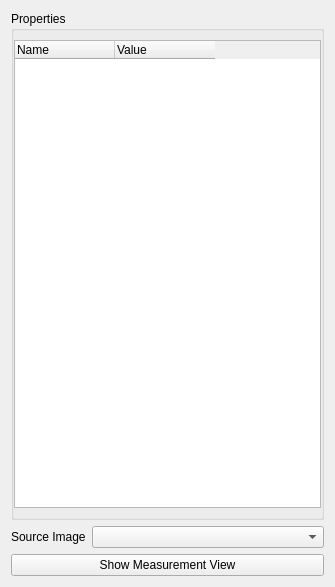
<?xml version="1.0" encoding="UTF-8"?>
<ui version="4.0">
 <class>MeasureObjProp</class>
 <widget class="QWidget" name="MeasureObjProp">
  <property name="geometry">
   <rect>
    <x>0</x>
    <y>0</y>
    <width>335</width>
    <height>587</height>
   </rect>
  </property>
  <property name="windowTitle">
   <string>Form</string>
  </property>
  <layout class="QVBoxLayout" name="verticalLayout">
   <item>
    <widget class="QGroupBox" name="groupBox_2">
     <property name="title">
      <string>Properties</string>
     </property>
     <layout class="QGridLayout" name="gridLayout_2">
      <property name="leftMargin">
       <number>0</number>
      </property>
      <property name="rightMargin">
       <number>0</number>
      </property>
      <item row="1" column="0">
       <widget class="QTableWidget" name="propTable">
        <property name="sizePolicy">
         <sizepolicy hsizetype="Preferred" vsizetype="Minimum">
          <horstretch>0</horstretch>
          <verstretch>0</verstretch>
         </sizepolicy>
        </property>
        <property name="minimumSize">
         <size>
          <width>0</width>
          <height>120</height>
         </size>
        </property>
        <property name="verticalScrollBarPolicy">
         <enum>Qt::ScrollBarAsNeeded</enum>
        </property>
        <property name="horizontalScrollBarPolicy">
         <enum>Qt::ScrollBarAsNeeded</enum>
        </property>
        <property name="alternatingRowColors">
         <bool>true</bool>
        </property>
        <property name="selectionMode">
         <enum>QAbstractItemView::NoSelection</enum>
        </property>
        <property name="textElideMode">
         <enum>Qt::ElideNone</enum>
        </property>
        <property name="verticalScrollMode">
         <enum>QAbstractItemView::ScrollPerPixel</enum>
        </property>
        <property name="horizontalScrollMode">
         <enum>QAbstractItemView::ScrollPerPixel</enum>
        </property>
        <property name="showGrid">
         <bool>false</bool>
        </property>
        <property name="wordWrap">
         <bool>true</bool>
        </property>
        <attribute name="horizontalHeaderCascadingSectionResizes">
         <bool>true</bool>
        </attribute>
        <attribute name="horizontalHeaderDefaultSectionSize">
         <number>100</number>
        </attribute>
        <attribute name="horizontalHeaderStretchLastSection">
         <bool>false</bool>
        </attribute>
        <attribute name="verticalHeaderCascadingSectionResizes">
         <bool>true</bool>
        </attribute>
        <column>
         <property name="text">
          <string>Name</string>
         </property>
         <property name="textAlignment">
          <set>AlignLeft|AlignVCenter</set>
         </property>
        </column>
        <column>
         <property name="text">
          <string>Value</string>
         </property>
         <property name="textAlignment">
          <set>AlignLeft|AlignVCenter</set>
         </property>
        </column>
       </widget>
      </item>
     </layout>
    </widget>
   </item>
   <item>
    <layout class="QHBoxLayout" name="horizontalLayout">
     <item>
      <widget class="QLabel" name="label">
       <property name="sizePolicy">
        <sizepolicy hsizetype="Maximum" vsizetype="Preferred">
         <horstretch>0</horstretch>
         <verstretch>0</verstretch>
        </sizepolicy>
       </property>
       <property name="text">
        <string>Source Image</string>
       </property>
      </widget>
     </item>
     <item>
      <widget class="QComboBox" name="srcBox"/>
     </item>
    </layout>
   </item>
   <item>
    <widget class="QPushButton" name="showButton">
     <property name="sizePolicy">
      <sizepolicy hsizetype="Expanding" vsizetype="Fixed">
       <horstretch>0</horstretch>
       <verstretch>0</verstretch>
      </sizepolicy>
     </property>
     <property name="text">
      <string>Show Measurement View</string>
     </property>
    </widget>
   </item>
  </layout>
 </widget>
 <resources/>
 <connections/>
</ui>
